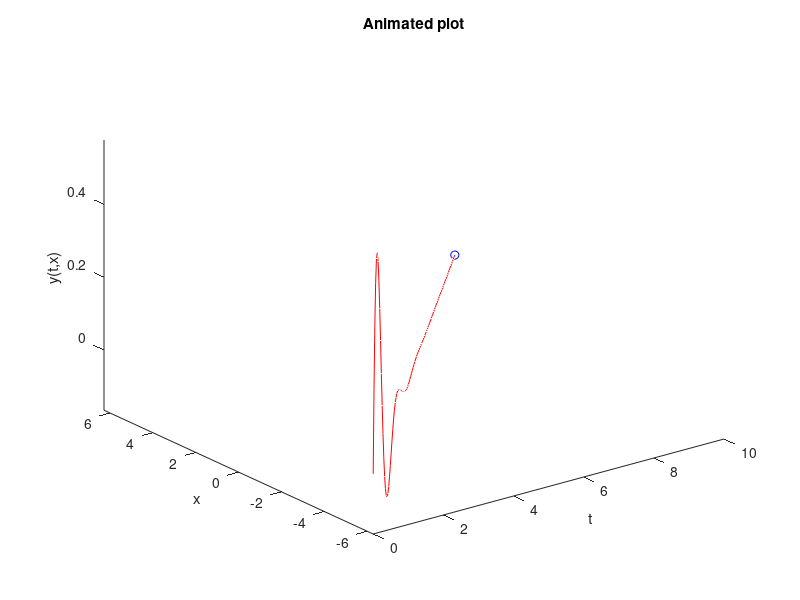

Source code (MATLAB):
format long
y=@(t,x) exp(-t).*sin(2*x);
t=0:0.1:10;

x=linspace(-2*pi,2*pi,length(t));
comet3(t,x,y(t,x));

title('Animated plot');
xlabel('t');
ylabel('x');
zlabel('y(t,x)');